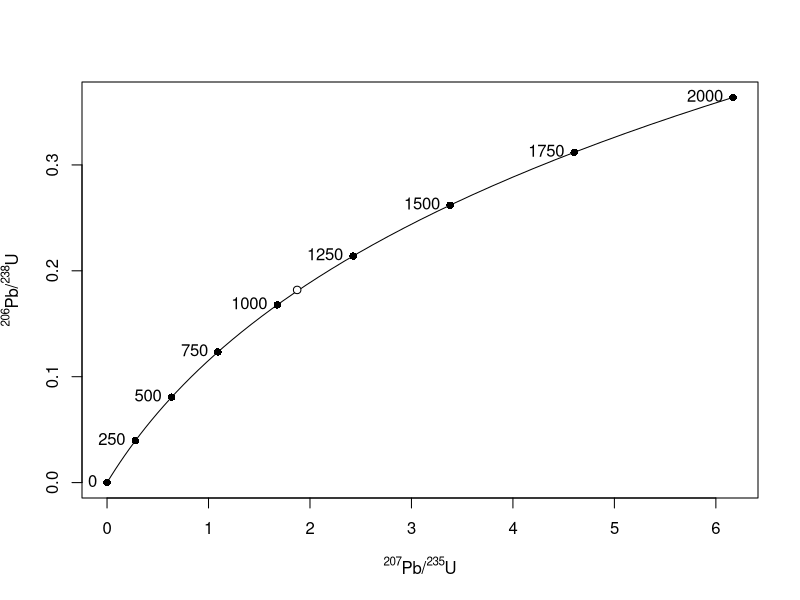
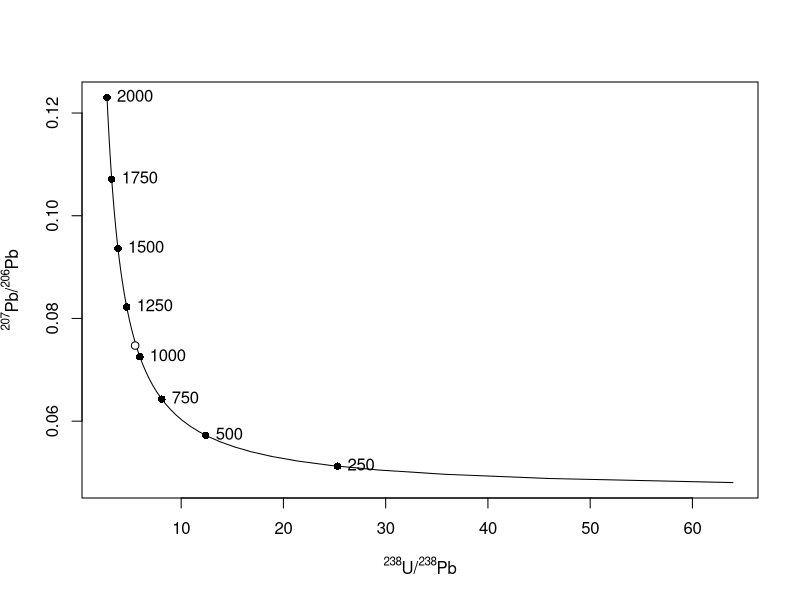

Write the R code that produced these figures, in order. (Note: this script raises an error after producing the figures.)
## ---- chunk 1
knitr::opts_chunk$set(echo=TRUE, include=TRUE)
set.seed(1)
## ---- chunk 2
   # Given the results of the main U-Pb practical:
   smp0735a <- 1.873638
   smp0638a <- 0.1819523
   # A. basic solution
   tt <- seq(from=0,to=2000,length.out=50)
   l38 <- 1.55125e-4 # Myr-1
   l35 <- 9.8485e-4 # Myr-1
   x <- exp(l35*tt)-1
   y <- exp(l38*tt)-1
   if (FALSE){ # basic solution
      plot(x,y,type='l')
         points(smp0735a,smp0638a)
   } else { # fancy solution
      plot(x,y,type='l',
      xlab=expression(''^207*'Pb/'^235*'U'),
      ylab=expression(''^206*'Pb/'^238*'U'))
      points(smp0735a,smp0638a,pch=21,bg='white')
   }
   # add age ticks to the concordia plot:
   ttick <- seq(from=0,to=2000,by=250)
   xt <- exp(l35*ttick)-1
   yt <- exp(l38*ttick)-1
   points(xt,yt,pch=16)
   text(xt,yt,labels=ttick,pos=2)
## ---- chunk 3
   # Compute the Pb207/Pb206-ratio from the conventional ratios:
   U3835 <- 137.818
   smp0706a <- smp0735a/(U3835*smp0638a)
   # draw the concordia line
   l38 <- 0.000155125
   l35 <- 0.00098485
   tt <- seq(from=100,to=2000,length.out=50)
   x <- 1/(exp(l38*tt)-1)
   y <- (exp(l35*tt)-1)/(U3835*(exp(l38*tt)-1))
   plot(x,y,type='l',
        xlab=expression(''^238*'U/'^238*'Pb'),
	ylab=expression(''^207*'Pb/'^206*'Pb'))
   # add the sample data:
   points(x=1/smp0638a,y=smp0706a,pch=21,bg='white')
   # add age ticks to the concordia plot:
   ttick <- seq(from=0,to=2000,by=250)
   xt <- 1/(exp(l38*ttick)-1)
   yt <- (exp(l35*ttick)-1)/(U3835*(exp(l38*ttick)-1))
   points(xt,yt,pch=16)
   text(xt,yt,labels=ttick,pos=4)
## ---- chunk 4
   dir <- '/home/pvermees/Documents/geotopes/practicals/ArAr/'

   # generate synthetic Ar/Ar dataset
   J <- 0.003
   l40 <- 5.543e-4
   a4036 <- 295.5
   t <- 30:180 # acquisition times

   createfile <- function(t36_0,t39_0,t40_0,t,fname){
      nt <- length(t)
      r36 <- rpois(n=nt,lambda=t36_0-(t36_0/1000)*t)
      r39 <- rpois(n=nt,lambda=t39_0-(t39_0/1000)*t)
      r40 <- rpois(n=nt,lambda=t40_0-(t40_0/1000)*t)
      tab <- cbind(t,r36,r39,r40)
      colnames(tab) <- c('t','Ar36','Ar39','Ar40')
      write.csv(tab,file=fname,row.names=FALSE)
   }

   ts <- 27.8
   s36_0 <- 5
   s40a <- a4036*s36_0
   s40t <- 400000
   s40_0 <- s40t + s40a
   s4039t <- (exp(l40*ts)-1)/J
   s39_0 <- s40t/s4039t
   createfile(s36_0,s39_0,s40_0,t,paste0(dir,'stnd.csv'))

   b36_0 <- 1
   b40_0 <- b36_0*a4036
   b39_0 <- 1
   createfile(b36_0,b39_0,b40_0,t,paste0(dir,'blnk.csv'))

   tx <- c(45,65,80,90,95,97.5,99,101,99,100)
   x36_0 <- 10
   x40a <- a4036*x36_0
   x40t <- c(0.02,0.05,0.1,0.4,0.5,0.5,0.6,0.4,0.2,0.05)*700000
   x40_0 <- x40t + x40a
   x4039t <- (exp(l40*tx)-1)/J
   x39_0 <- x40t/x4039t

   for (i in 1:length(tx)){
      fname <- paste0(dir,'smpl',i,'.csv')
      createfile(x36_0,x39_0[i],x40_0[i],t,fname)
   }
